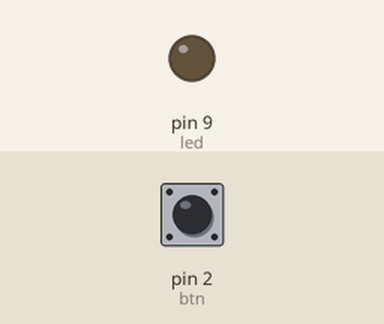
Recording of a sketch running on a simulated Arduino Uno, built with avr-gcc and run on an emulated ATmega328P. Shown: output pins drawn as LEDs (lit = HIGH). The test bench sets the inputs (shaded band); at power-on: pin 2 (btn) LOW.

Above: at 1.2 s.
1.3 s: pin 2 (btn) pulled HIGH for 0.15 s
At 1.37 s:
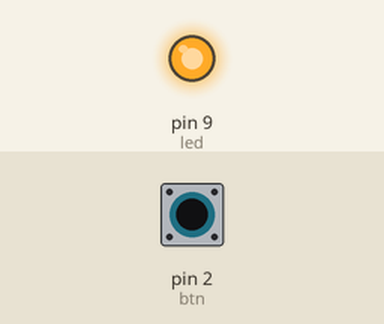
2.9 s: pin 2 (btn) pulled HIGH for 3.2 s
At 6.9 s:
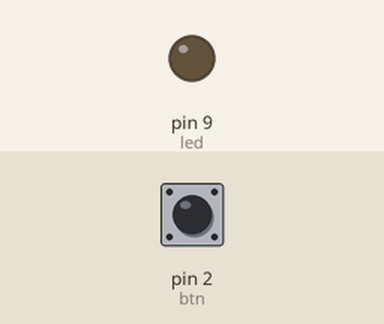
Timing chart, 0 to 8.4 s (numbered marks = the images above; inputs shaded):
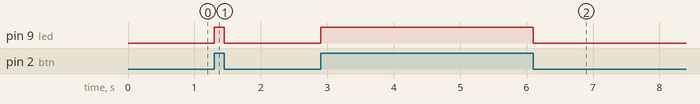

Measured:
- after the input at 1.3 s, pin 9 (led): LOW → HIGH at once, → LOW 0.15 s later
- after the input at 2.9 s, pin 9 (led): LOW → HIGH at once, → LOW 3.2 s later

The sketch:

push_button.ino
```cpp
int led = 9;
int btn = 2;

void setup() {
  pinMode(led, OUTPUT);
  pinMode(btn,INPUT);

}

void loop() {

int btnstate = digitalRead(btn);

if(btnstate == HIGH){
  digitalWrite(led,HIGH);

}
else{
  digitalWrite(led,LOW);
}

}
```
